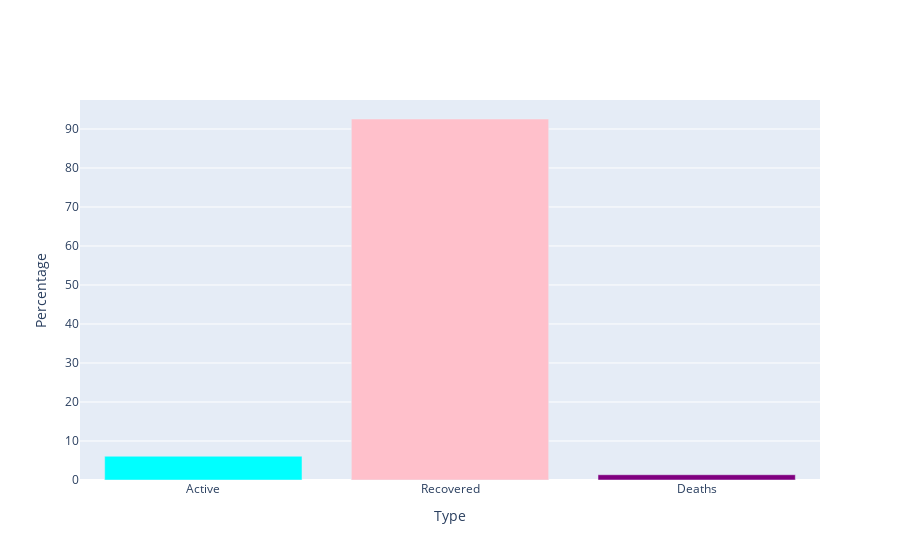

The notebook cell this image was saved under:
### Code cell
fig = go.Figure()

fig.add_trace(go.Bar(x = cases_df['Type'], y = cases_df['Percentage'], marker_color = ['Cyan', 'Pink', 'Purple']))
fig.update_xaxes(title_text="Type")
fig.update_yaxes(title_text="Percentage")
fig.show()

### Figure 1 — Plotly figure (JSON) as saved in the notebook; plotly's stock layout.template omitted (floating-point values rounded to 4 significant figures)
{"data": [{"marker": {"color": ["Cyan", "Pink", "Purple"]}, "type": "bar", "x": ["Active", "Recovered", "Deaths"], "y": [6.09, 92.56, 1.35]}], "layout": {"xaxis": {"title": {"text": "Type"}}, "yaxis": {"title": {"text": "Percentage"}}}}
